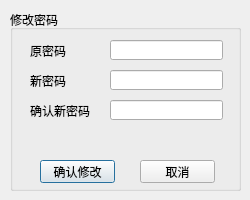
<?xml version="1.0" encoding="UTF-8"?>
<ui version="4.0">
 <class>Frame</class>
 <widget class="QDialog" name="Frame">
  <property name="geometry">
   <rect>
    <x>0</x>
    <y>0</y>
    <width>250</width>
    <height>200</height>
   </rect>
  </property>
  <property name="windowTitle">
   <string>密码修改</string>
  </property>
  <widget class="QGroupBox" name="groupBox">
   <property name="geometry">
    <rect>
     <x>10</x>
     <y>10</y>
     <width>231</width>
     <height>181</height>
    </rect>
   </property>
   <property name="title">
    <string>修改密码</string>
   </property>
   <widget class="QLabel" name="label_2">
    <property name="geometry">
     <rect>
      <x>20</x>
      <y>30</y>
      <width>54</width>
      <height>21</height>
     </rect>
    </property>
    <property name="text">
     <string>原密码</string>
    </property>
   </widget>
   <widget class="QLabel" name="label_3">
    <property name="geometry">
     <rect>
      <x>20</x>
      <y>60</y>
      <width>54</width>
      <height>21</height>
     </rect>
    </property>
    <property name="text">
     <string>新密码</string>
    </property>
   </widget>
   <widget class="QLabel" name="label_4">
    <property name="geometry">
     <rect>
      <x>20</x>
      <y>90</y>
      <width>61</width>
      <height>21</height>
     </rect>
    </property>
    <property name="text">
     <string>确认新密码</string>
    </property>
   </widget>
   <widget class="QLineEdit" name="edt_passward">
    <property name="geometry">
     <rect>
      <x>100</x>
      <y>30</y>
      <width>113</width>
      <height>20</height>
     </rect>
    </property>
   </widget>
   <widget class="QLineEdit" name="edt_newpasswd">
    <property name="geometry">
     <rect>
      <x>100</x>
      <y>60</y>
      <width>113</width>
      <height>20</height>
     </rect>
    </property>
   </widget>
   <widget class="QLineEdit" name="edt_confirmpasswd">
    <property name="geometry">
     <rect>
      <x>100</x>
      <y>90</y>
      <width>113</width>
      <height>20</height>
     </rect>
    </property>
   </widget>
   <widget class="QPushButton" name="btn_updatepasswd">
    <property name="geometry">
     <rect>
      <x>30</x>
      <y>150</y>
      <width>75</width>
      <height>23</height>
     </rect>
    </property>
    <property name="text">
     <string>确认修改</string>
    </property>
   </widget>
   <widget class="QPushButton" name="btn_cancel">
    <property name="geometry">
     <rect>
      <x>130</x>
      <y>150</y>
      <width>75</width>
      <height>23</height>
     </rect>
    </property>
    <property name="text">
     <string>取消</string>
    </property>
   </widget>
   <widget class="QLabel" name="label_diff">
    <property name="geometry">
     <rect>
      <x>60</x>
      <y>120</y>
      <width>111</width>
      <height>16</height>
     </rect>
    </property>
    <property name="text">
     <string/>
    </property>
   </widget>
  </widget>
 </widget>
 <resources/>
 <connections/>
</ui>
